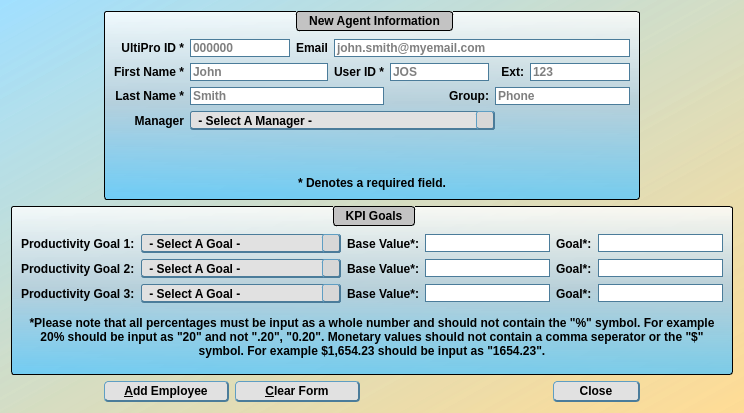
<?xml version="1.0" encoding="UTF-8"?>
<ui version="4.0">
 <class>agentInput</class>
 <widget class="QDialog" name="agentInput">
  <property name="geometry">
   <rect>
    <x>0</x>
    <y>0</y>
    <width>735</width>
    <height>413</height>
   </rect>
  </property>
  <property name="windowTitle">
   <string>Add Employee</string>
  </property>
  <property name="windowIcon">
   <iconset>
    <normaloff>Meduit_logo.ico</normaloff>Meduit_logo.ico</iconset>
  </property>
  <property name="styleSheet">
   <string notr="true">QDialog{
	background-color: qlineargradient(spread:pad, x1:1, y1:1, x2:0, y2:0.011, stop:0 rgba(255, 218, 144, 200), stop:1 rgba(129, 213, 255, 126));
}
QWidget{
	font: 11pt &quot;Corbel&quot;;
	font-weight: bold;
}
QGroupBox{
	background-color: qlineargradient(spread:pad, x1:0.5, y1:0, x2:0.5, y2:1, stop:0 rgba(255, 255, 255, 209), stop:0.485876 rgba(181, 207, 220, 239), stop:1 rgba(85, 199, 255, 196));
	border: 1px solid black;
	border-radius: 3px;
	margin-top: 1ex;
	padding-top: 18;
	font: 11pt &quot;Corbel&quot;;
	font-weight: bold;
}
QGroupBox::title{
	background-color: rgb(195, 195, 195);
	border: 1px solid black;
	border-radius: 3px;
	padding: 2 10px;
	subcontrol-origin: margin;
	subcontrol-position: top;
	font: 11pt &quot;Corbel&quot;;
	font-weight: bold;
}
QLineEdit{
	border: 1px solid rgb(75, 124, 154);;
	font: 10pt &quot;MS Shell Dlg 2&quot;;
}
QTextEdit{
	font: 12pt &quot;Corbel&quot;;
}
QStatusBar{
	font: 10pt &quot;MS Shell Dlg 2&quot;;
}
QPushButton{
	border-bottom: 2px solid rgb(75, 124, 154);
	border-top: 1px solid rgb(95, 158, 195);
	border-right: 2px solid rgb(75, 124, 154);
	border-left: 1px solid rgb(95, 158, 195);
	border-radius: 4px;
	padding: 2px;
	padding-left: 13px;
	padding-right: 13px;
	background-color: rgb(225, 225, 225);
	font: 11pt &quot;Corbel&quot;;
	font-weight: bold;
}
QPushButton::hover{
	border-bottom: 2px solid rgb(75, 124, 154);
	border-top: 1px solid rgb(95, 158, 195);
	border-right: 2px solid rgb(75, 124, 154);
	border-left: 1px solid rgb(95, 158, 195);
	border-radius: 4px;
	padding: 2px;
	padding-left: 13px;
	padding-right: 13px;
	background-color: rgb(215, 215, 215);
	font: 11pt &quot;Corbel&quot;;
	font-weight: bold;
}
QPushButton::pressed{
	border-bottom: 1px solid rgb(75, 124, 154);
	border-top: 2px solid rgb(95, 158, 195);
	border-right: 1px solid rgb(75, 124, 154);
	border-left: 2px solid rgb(95, 158, 195);
	border-radius: 4px;
	padding: 2px;
	padding-left: 10px;
	padding-right: 10px;
	width: 80px;
	background-color: rgb(225, 225, 225);
	font: 11pt &quot;Corbel&quot;;
	font-weight: bold;
}
QComboBox{
	border-bottom: 2px solid rgb(75, 124, 154);
	border-top: 1px solid rgb(75, 124, 154);
	border-right: 1px solid rgb(75, 124, 154);
	border-left: 1px solid rgb(75, 124, 154);
	border-radius: 3px;
	background-color: rgb(225, 225, 225);
}
QComboBox::drop-down{
	background-color: rgb(215, 215, 215);
	border-bottom: 2px solid rgb(75, 124, 154);
	border-top: 1px solid rgb(95, 158, 195);
	border-right: 2px solid rgb(75, 124, 154);
	border-left: 1px solid rgb(95, 158, 195);
	border-radius: 3px;
	subcontrol-origin: margin;
	width: 16px;
}
QComboBox::drop-down::hover{
	background-color: rgb(205, 205, 205);
	border-bottom: 2px solid rgb(75, 124, 154);
	border-top: 1px solid rgb(95, 158, 195);
	border-right: 2px solid rgb(75, 124, 154);
	border-left: 1px solid rgb(95, 158, 195);
	border-radius: 3px;
	subcontrol-origin: margin;
	width: 16px;
}
QComboBox::drop-down::pressed{
	background-color: rgb(215, 215, 215);
	border-bottom: 1px solid rgb(75, 124, 154);
	border-top: 2px solid rgb(95, 158, 195);
	border-right: 1px solid rgb(75, 124, 154);
	border-left: 2px solid rgb(95, 158, 195);
	border-radius: 3px;
	subcontrol-origin: margin;
	width: 16px;
}
QComboBox::down-arrow{
	image: url(:/meduit/arrow.png);
	width: 14 px;
	height:14 px;
}</string>
  </property>
  <layout class="QGridLayout" name="gridLayout_2">
   <item row="3" column="2">
    <widget class="QPushButton" name="addButton">
     <property name="minimumSize">
      <size>
       <width>125</width>
       <height>0</height>
      </size>
     </property>
     <property name="text">
      <string>&amp;Add Employee</string>
     </property>
     <property name="autoDefault">
      <bool>false</bool>
     </property>
    </widget>
   </item>
   <item row="3" column="4" colspan="2">
    <spacer name="horizontalSpacer_2">
     <property name="orientation">
      <enum>Qt::Horizontal</enum>
     </property>
     <property name="sizeHint" stdset="0">
      <size>
       <width>0</width>
       <height>0</height>
      </size>
     </property>
    </spacer>
   </item>
   <item row="2" column="1" colspan="7">
    <widget class="QGroupBox" name="groupBox">
     <property name="sizePolicy">
      <sizepolicy hsizetype="Preferred" vsizetype="Maximum">
       <horstretch>0</horstretch>
       <verstretch>0</verstretch>
      </sizepolicy>
     </property>
     <property name="title">
      <string>KPI Goals</string>
     </property>
     <layout class="QGridLayout" name="gridLayout_3">
      <item row="4" column="0" colspan="6">
       <widget class="QLabel" name="label_4">
        <property name="sizePolicy">
         <sizepolicy hsizetype="Preferred" vsizetype="MinimumExpanding">
          <horstretch>0</horstretch>
          <verstretch>0</verstretch>
         </sizepolicy>
        </property>
        <property name="styleSheet">
         <string notr="true">QLabel{
	font: 10pt &quot;MS Shell Dlg 2&quot;;
}</string>
        </property>
        <property name="text">
         <string>*Please note that all percentages must be input as a whole number and should not contain the &quot;%&quot; symbol. For example 20% should be input as &quot;20&quot; and not &quot;.20&quot;, &quot;0.20&quot;. Monetary values should not contain a comma seperator or the &quot;$&quot; symbol. For example $1,654.23 should be input as &quot;1654.23&quot;.</string>
        </property>
        <property name="alignment">
         <set>Qt::AlignCenter</set>
        </property>
        <property name="wordWrap">
         <bool>true</bool>
        </property>
       </widget>
      </item>
      <item row="1" column="3">
       <widget class="QLineEdit" name="agentBase1">
        <property name="enabled">
         <bool>true</bool>
        </property>
        <property name="sizePolicy">
         <sizepolicy hsizetype="MinimumExpanding" vsizetype="Fixed">
          <horstretch>0</horstretch>
          <verstretch>0</verstretch>
         </sizepolicy>
        </property>
       </widget>
      </item>
      <item row="2" column="2">
       <widget class="QLabel" name="label_15">
        <property name="sizePolicy">
         <sizepolicy hsizetype="Maximum" vsizetype="Preferred">
          <horstretch>0</horstretch>
          <verstretch>0</verstretch>
         </sizepolicy>
        </property>
        <property name="text">
         <string>Base Value*:</string>
        </property>
       </widget>
      </item>
      <item row="1" column="4">
       <widget class="QLabel" name="label_17">
        <property name="sizePolicy">
         <sizepolicy hsizetype="Maximum" vsizetype="Preferred">
          <horstretch>0</horstretch>
          <verstretch>0</verstretch>
         </sizepolicy>
        </property>
        <property name="text">
         <string>Goal*:</string>
        </property>
       </widget>
      </item>
      <item row="1" column="2">
       <widget class="QLabel" name="label_14">
        <property name="sizePolicy">
         <sizepolicy hsizetype="Maximum" vsizetype="Preferred">
          <horstretch>0</horstretch>
          <verstretch>0</verstretch>
         </sizepolicy>
        </property>
        <property name="text">
         <string>Base Value*:</string>
        </property>
       </widget>
      </item>
      <item row="3" column="5">
       <widget class="QLineEdit" name="agentGoal3">
        <property name="sizePolicy">
         <sizepolicy hsizetype="MinimumExpanding" vsizetype="Fixed">
          <horstretch>0</horstretch>
          <verstretch>0</verstretch>
         </sizepolicy>
        </property>
       </widget>
      </item>
      <item row="3" column="0">
       <widget class="QLabel" name="label_13">
        <property name="sizePolicy">
         <sizepolicy hsizetype="Maximum" vsizetype="Preferred">
          <horstretch>0</horstretch>
          <verstretch>0</verstretch>
         </sizepolicy>
        </property>
        <property name="text">
         <string>Productivity Goal 3:</string>
        </property>
       </widget>
      </item>
      <item row="1" column="5">
       <widget class="QLineEdit" name="agentGoal1">
        <property name="sizePolicy">
         <sizepolicy hsizetype="MinimumExpanding" vsizetype="Fixed">
          <horstretch>0</horstretch>
          <verstretch>0</verstretch>
         </sizepolicy>
        </property>
       </widget>
      </item>
      <item row="3" column="4">
       <widget class="QLabel" name="label_19">
        <property name="sizePolicy">
         <sizepolicy hsizetype="Maximum" vsizetype="Preferred">
          <horstretch>0</horstretch>
          <verstretch>0</verstretch>
         </sizepolicy>
        </property>
        <property name="text">
         <string>Goal*:</string>
        </property>
       </widget>
      </item>
      <item row="3" column="2">
       <widget class="QLabel" name="label_16">
        <property name="sizePolicy">
         <sizepolicy hsizetype="Maximum" vsizetype="Preferred">
          <horstretch>0</horstretch>
          <verstretch>0</verstretch>
         </sizepolicy>
        </property>
        <property name="text">
         <string>Base Value*:</string>
        </property>
       </widget>
      </item>
      <item row="1" column="0">
       <widget class="QLabel" name="label_11">
        <property name="sizePolicy">
         <sizepolicy hsizetype="Maximum" vsizetype="Preferred">
          <horstretch>0</horstretch>
          <verstretch>0</verstretch>
         </sizepolicy>
        </property>
        <property name="text">
         <string>Productivity Goal 1:</string>
        </property>
       </widget>
      </item>
      <item row="2" column="0">
       <widget class="QLabel" name="label_12">
        <property name="sizePolicy">
         <sizepolicy hsizetype="Maximum" vsizetype="Preferred">
          <horstretch>0</horstretch>
          <verstretch>0</verstretch>
         </sizepolicy>
        </property>
        <property name="text">
         <string>Productivity Goal 2:</string>
        </property>
       </widget>
      </item>
      <item row="3" column="1">
       <widget class="QComboBox" name="agentDesc3">
        <property name="minimumSize">
         <size>
          <width>200</width>
          <height>0</height>
         </size>
        </property>
        <property name="styleSheet">
         <string notr="true">QFrame{
	background-color: qlineargradient(spread:pad, x1:0.5, y1:0, x2:0.5, y2:1, stop:0 rgba(255, 255, 255, 209), stop:0.485876 rgba(181, 207, 220, 239), stop:1 rgba(85, 199, 255, 196));
}</string>
        </property>
        <item>
         <property name="text">
          <string> - Select A Goal - </string>
         </property>
        </item>
        <item>
         <property name="text">
          <string>Connects (Total)</string>
         </property>
        </item>
        <item>
         <property name="text">
          <string>Connects (Per Hour)</string>
         </property>
        </item>
        <item>
         <property name="text">
          <string>RPC (Total)</string>
         </property>
        </item>
        <item>
         <property name="text">
          <string>RPC (Per Hour)</string>
         </property>
        </item>
        <item>
         <property name="text">
          <string>Promises Conv%</string>
         </property>
        </item>
        <item>
         <property name="text">
          <string>Conversions Per Hour</string>
         </property>
        </item>
        <item>
         <property name="text">
          <string>Secured (%)</string>
         </property>
        </item>
        <item>
         <property name="text">
          <string>Secured (Avg Payment)</string>
         </property>
        </item>
        <item>
         <property name="text">
          <string>Fees (Total)</string>
         </property>
        </item>
        <item>
         <property name="text">
          <string>Fees (Per Hour)</string>
         </property>
        </item>
        <item>
         <property name="text">
          <string>Overall Totals</string>
         </property>
        </item>
        <item>
         <property name="text">
          <string>Payment Plan</string>
         </property>
        </item>
        <item>
         <property name="text">
          <string>Category Review</string>
         </property>
        </item>
       </widget>
      </item>
      <item row="2" column="4">
       <widget class="QLabel" name="label_18">
        <property name="sizePolicy">
         <sizepolicy hsizetype="Maximum" vsizetype="Preferred">
          <horstretch>0</horstretch>
          <verstretch>0</verstretch>
         </sizepolicy>
        </property>
        <property name="text">
         <string>Goal*:</string>
        </property>
       </widget>
      </item>
      <item row="3" column="3">
       <widget class="QLineEdit" name="agentBase3">
        <property name="sizePolicy">
         <sizepolicy hsizetype="MinimumExpanding" vsizetype="Fixed">
          <horstretch>0</horstretch>
          <verstretch>0</verstretch>
         </sizepolicy>
        </property>
       </widget>
      </item>
      <item row="2" column="5">
       <widget class="QLineEdit" name="agentGoal2">
        <property name="sizePolicy">
         <sizepolicy hsizetype="MinimumExpanding" vsizetype="Fixed">
          <horstretch>0</horstretch>
          <verstretch>0</verstretch>
         </sizepolicy>
        </property>
       </widget>
      </item>
      <item row="1" column="1">
       <widget class="QComboBox" name="agentDesc1">
        <property name="minimumSize">
         <size>
          <width>200</width>
          <height>0</height>
         </size>
        </property>
        <property name="styleSheet">
         <string notr="true">QFrame{
	background-color: qlineargradient(spread:pad, x1:0.5, y1:0, x2:0.5, y2:1, stop:0 rgba(255, 255, 255, 209), stop:0.485876 rgba(181, 207, 220, 239), stop:1 rgba(85, 199, 255, 196));
}</string>
        </property>
        <item>
         <property name="text">
          <string> - Select A Goal - </string>
         </property>
        </item>
        <item>
         <property name="text">
          <string>Connects (Total)</string>
         </property>
        </item>
        <item>
         <property name="text">
          <string>Connects (Per Hour)</string>
         </property>
        </item>
        <item>
         <property name="text">
          <string>RPC (Total)</string>
         </property>
        </item>
        <item>
         <property name="text">
          <string>RPC (Per Hour)</string>
         </property>
        </item>
        <item>
         <property name="text">
          <string>Promises Conv%</string>
         </property>
        </item>
        <item>
         <property name="text">
          <string>Conversions Per Hour</string>
         </property>
        </item>
        <item>
         <property name="text">
          <string>Secured (%)</string>
         </property>
        </item>
        <item>
         <property name="text">
          <string>Secured (Avg Payment)</string>
         </property>
        </item>
        <item>
         <property name="text">
          <string>Fees (Total)</string>
         </property>
        </item>
        <item>
         <property name="text">
          <string>Fees (Per Hour)</string>
         </property>
        </item>
        <item>
         <property name="text">
          <string>Overall Totals</string>
         </property>
        </item>
        <item>
         <property name="text">
          <string>Payment Plan</string>
         </property>
        </item>
        <item>
         <property name="text">
          <string>Category Review</string>
         </property>
        </item>
       </widget>
      </item>
      <item row="2" column="3">
       <widget class="QLineEdit" name="agentBase2">
        <property name="sizePolicy">
         <sizepolicy hsizetype="MinimumExpanding" vsizetype="Fixed">
          <horstretch>0</horstretch>
          <verstretch>0</verstretch>
         </sizepolicy>
        </property>
       </widget>
      </item>
      <item row="2" column="1">
       <widget class="QComboBox" name="agentDesc2">
        <property name="minimumSize">
         <size>
          <width>200</width>
          <height>0</height>
         </size>
        </property>
        <property name="styleSheet">
         <string notr="true">QFrame{
	background-color: qlineargradient(spread:pad, x1:0.5, y1:0, x2:0.5, y2:1, stop:0 rgba(255, 255, 255, 209), stop:0.485876 rgba(181, 207, 220, 239), stop:1 rgba(85, 199, 255, 196));
}</string>
        </property>
        <item>
         <property name="text">
          <string> - Select A Goal - </string>
         </property>
        </item>
        <item>
         <property name="text">
          <string>Connects (Total)</string>
         </property>
        </item>
        <item>
         <property name="text">
          <string>Connects (Per Hour)</string>
         </property>
        </item>
        <item>
         <property name="text">
          <string>RPC (Total)</string>
         </property>
        </item>
        <item>
         <property name="text">
          <string>RPC (Per Hour)</string>
         </property>
        </item>
        <item>
         <property name="text">
          <string>Promises Conv%</string>
         </property>
        </item>
        <item>
         <property name="text">
          <string>Conversions Per Hour</string>
         </property>
        </item>
        <item>
         <property name="text">
          <string>Secured (%)</string>
         </property>
        </item>
        <item>
         <property name="text">
          <string>Secured (Avg Payment)</string>
         </property>
        </item>
        <item>
         <property name="text">
          <string>Fees (Total)</string>
         </property>
        </item>
        <item>
         <property name="text">
          <string>Fees (Per Hour)</string>
         </property>
        </item>
        <item>
         <property name="text">
          <string>Overall Totals</string>
         </property>
        </item>
        <item>
         <property name="text">
          <string>Payment Plan</string>
         </property>
        </item>
        <item>
         <property name="text">
          <string>Category Review</string>
         </property>
        </item>
       </widget>
      </item>
     </layout>
    </widget>
   </item>
   <item row="1" column="2" colspan="5">
    <widget class="QGroupBox" name="agentDetails">
     <property name="title">
      <string>New Agent Information</string>
     </property>
     <layout class="QGridLayout" name="gridLayout">
      <item row="2" column="0">
       <widget class="QLabel" name="label_7">
        <property name="text">
         <string>Last Name *</string>
        </property>
        <property name="alignment">
         <set>Qt::AlignRight|Qt::AlignTrailing|Qt::AlignVCenter</set>
        </property>
       </widget>
      </item>
      <item row="0" column="1">
       <widget class="QLineEdit" name="agentUltiPro">
        <property name="placeholderText">
         <string>000000</string>
        </property>
       </widget>
      </item>
      <item row="2" column="1" colspan="4">
       <widget class="QLineEdit" name="agentLastName">
        <property name="placeholderText">
         <string>Smith</string>
        </property>
       </widget>
      </item>
      <item row="1" column="5">
       <widget class="QLineEdit" name="agentUserID">
        <property name="placeholderText">
         <string>JOS</string>
        </property>
       </widget>
      </item>
      <item row="2" column="6" colspan="3">
       <widget class="QLineEdit" name="agentGroup">
        <property name="placeholderText">
         <string>Phone</string>
        </property>
       </widget>
      </item>
      <item row="0" column="2" colspan="2">
       <widget class="QLabel" name="label_6">
        <property name="text">
         <string>Email</string>
        </property>
        <property name="alignment">
         <set>Qt::AlignRight|Qt::AlignTrailing|Qt::AlignVCenter</set>
        </property>
       </widget>
      </item>
      <item row="4" column="0">
       <widget class="QLabel" name="label_9">
        <property name="text">
         <string>Manager</string>
        </property>
        <property name="alignment">
         <set>Qt::AlignRight|Qt::AlignTrailing|Qt::AlignVCenter</set>
        </property>
       </widget>
      </item>
      <item row="1" column="0">
       <widget class="QLabel" name="label">
        <property name="text">
         <string>First Name *</string>
        </property>
        <property name="alignment">
         <set>Qt::AlignRight|Qt::AlignTrailing|Qt::AlignVCenter</set>
        </property>
       </widget>
      </item>
      <item row="4" column="1" colspan="6">
       <widget class="QComboBox" name="agentManager">
        <property name="styleSheet">
         <string notr="true">QFrame{
	background-color: qlineargradient(spread:pad, x1:0.5, y1:0, x2:0.5, y2:1, stop:0 rgba(255, 255, 255, 209), stop:0.485876 rgba(181, 207, 220, 239), stop:1 rgba(85, 199, 255, 196));
}</string>
        </property>
        <item>
         <property name="text">
          <string> - Select A Manager - </string>
         </property>
        </item>
       </widget>
      </item>
      <item row="1" column="1" colspan="3">
       <widget class="QLineEdit" name="agentFirstName">
        <property name="placeholderText">
         <string>John</string>
        </property>
       </widget>
      </item>
      <item row="1" column="4">
       <widget class="QLabel" name="label_20">
        <property name="text">
         <string>User ID *</string>
        </property>
        <property name="alignment">
         <set>Qt::AlignRight|Qt::AlignTrailing|Qt::AlignVCenter</set>
        </property>
       </widget>
      </item>
      <item row="0" column="0">
       <widget class="QLabel" name="label_2">
        <property name="text">
         <string>UltiPro ID *</string>
        </property>
        <property name="alignment">
         <set>Qt::AlignRight|Qt::AlignTrailing|Qt::AlignVCenter</set>
        </property>
       </widget>
      </item>
      <item row="1" column="8">
       <widget class="QLineEdit" name="agentExt">
        <property name="placeholderText">
         <string>123</string>
        </property>
       </widget>
      </item>
      <item row="2" column="5">
       <widget class="QLabel" name="label_5">
        <property name="text">
         <string>Group:</string>
        </property>
        <property name="alignment">
         <set>Qt::AlignRight|Qt::AlignTrailing|Qt::AlignVCenter</set>
        </property>
       </widget>
      </item>
      <item row="0" column="4" colspan="5">
       <widget class="QLineEdit" name="agentEmail">
        <property name="placeholderText">
         <string>john.smith@myemail.com</string>
        </property>
       </widget>
      </item>
      <item row="1" column="7">
       <widget class="QLabel" name="label_8">
        <property name="text">
         <string>Ext:</string>
        </property>
        <property name="alignment">
         <set>Qt::AlignRight|Qt::AlignTrailing|Qt::AlignVCenter</set>
        </property>
       </widget>
      </item>
      <item row="5" column="0" colspan="9">
       <widget class="QLabel" name="label_10">
        <property name="styleSheet">
         <string notr="true">QLabel{
	font: 10pt &quot;MS Shell Dlg 2&quot;;
}</string>
        </property>
        <property name="text">
         <string>* Denotes a required field.</string>
        </property>
        <property name="alignment">
         <set>Qt::AlignBottom|Qt::AlignHCenter</set>
        </property>
       </widget>
      </item>
     </layout>
    </widget>
   </item>
   <item row="3" column="3">
    <widget class="QPushButton" name="clearButton">
     <property name="minimumSize">
      <size>
       <width>125</width>
       <height>0</height>
      </size>
     </property>
     <property name="text">
      <string>&amp;Clear Form</string>
     </property>
     <property name="autoDefault">
      <bool>false</bool>
     </property>
    </widget>
   </item>
   <item row="3" column="6">
    <widget class="QPushButton" name="closeButton">
     <property name="text">
      <string>Close</string>
     </property>
     <property name="autoDefault">
      <bool>false</bool>
     </property>
    </widget>
   </item>
  </layout>
 </widget>
 <tabstops>
  <tabstop>agentUltiPro</tabstop>
  <tabstop>agentEmail</tabstop>
  <tabstop>agentFirstName</tabstop>
  <tabstop>agentUserID</tabstop>
  <tabstop>agentExt</tabstop>
  <tabstop>agentLastName</tabstop>
  <tabstop>agentGroup</tabstop>
  <tabstop>agentManager</tabstop>
  <tabstop>agentDesc1</tabstop>
  <tabstop>agentBase1</tabstop>
  <tabstop>agentGoal1</tabstop>
  <tabstop>agentDesc2</tabstop>
  <tabstop>agentBase2</tabstop>
  <tabstop>agentGoal2</tabstop>
  <tabstop>agentDesc3</tabstop>
  <tabstop>agentBase3</tabstop>
  <tabstop>agentGoal3</tabstop>
  <tabstop>addButton</tabstop>
  <tabstop>clearButton</tabstop>
  <tabstop>closeButton</tabstop>
 </tabstops>
 <resources>
  <include location="main_images.qrc"/>
 </resources>
 <connections>
  <connection>
   <sender>closeButton</sender>
   <signal>clicked()</signal>
   <receiver>agentInput</receiver>
   <slot>close()</slot>
   <hints>
    <hint type="sourcelabel">
     <x>590</x>
     <y>391</y>
    </hint>
    <hint type="destinationlabel">
     <x>367</x>
     <y>206</y>
    </hint>
   </hints>
  </connection>
 </connections>
</ui>
